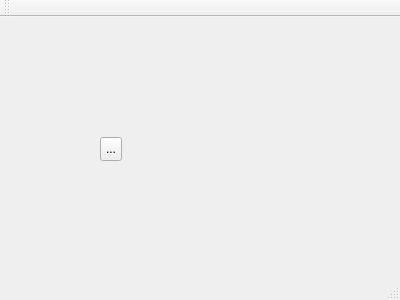
<?xml version="1.0" encoding="UTF-8"?>
<ui version="4.0">
 <class>Dice_poker</class>
 <widget class="QMainWindow" name="Dice_poker">
  <property name="geometry">
   <rect>
    <x>0</x>
    <y>0</y>
    <width>400</width>
    <height>300</height>
   </rect>
  </property>
  <property name="windowTitle">
   <string>Dice_poker</string>
  </property>
  <widget class="QWidget" name="centralWidget">
   <widget class="QToolButton" name="toolButton">
    <property name="geometry">
     <rect>
      <x>100</x>
      <y>120</y>
      <width>22</width>
      <height>24</height>
     </rect>
    </property>
    <property name="text">
     <string>...</string>
    </property>
   </widget>
  </widget>
  <widget class="QMenuBar" name="menuBar">
   <property name="geometry">
    <rect>
     <x>0</x>
     <y>0</y>
     <width>400</width>
     <height>22</height>
    </rect>
   </property>
  </widget>
  <widget class="QToolBar" name="mainToolBar">
   <attribute name="toolBarArea">
    <enum>TopToolBarArea</enum>
   </attribute>
   <attribute name="toolBarBreak">
    <bool>false</bool>
   </attribute>
  </widget>
  <widget class="QStatusBar" name="statusBar"/>
 </widget>
 <layoutdefault spacing="6" margin="11"/>
 <resources/>
 <connections/>
</ui>
